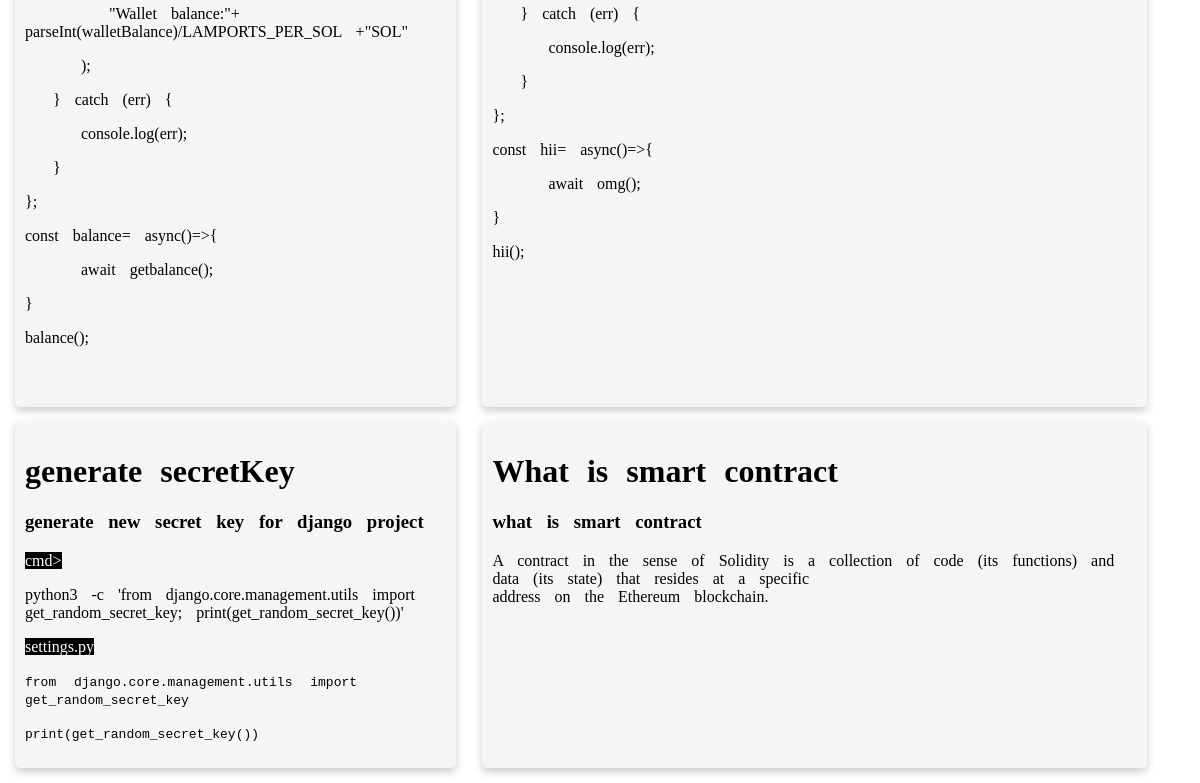
Before: / (lower part) with the older database file.
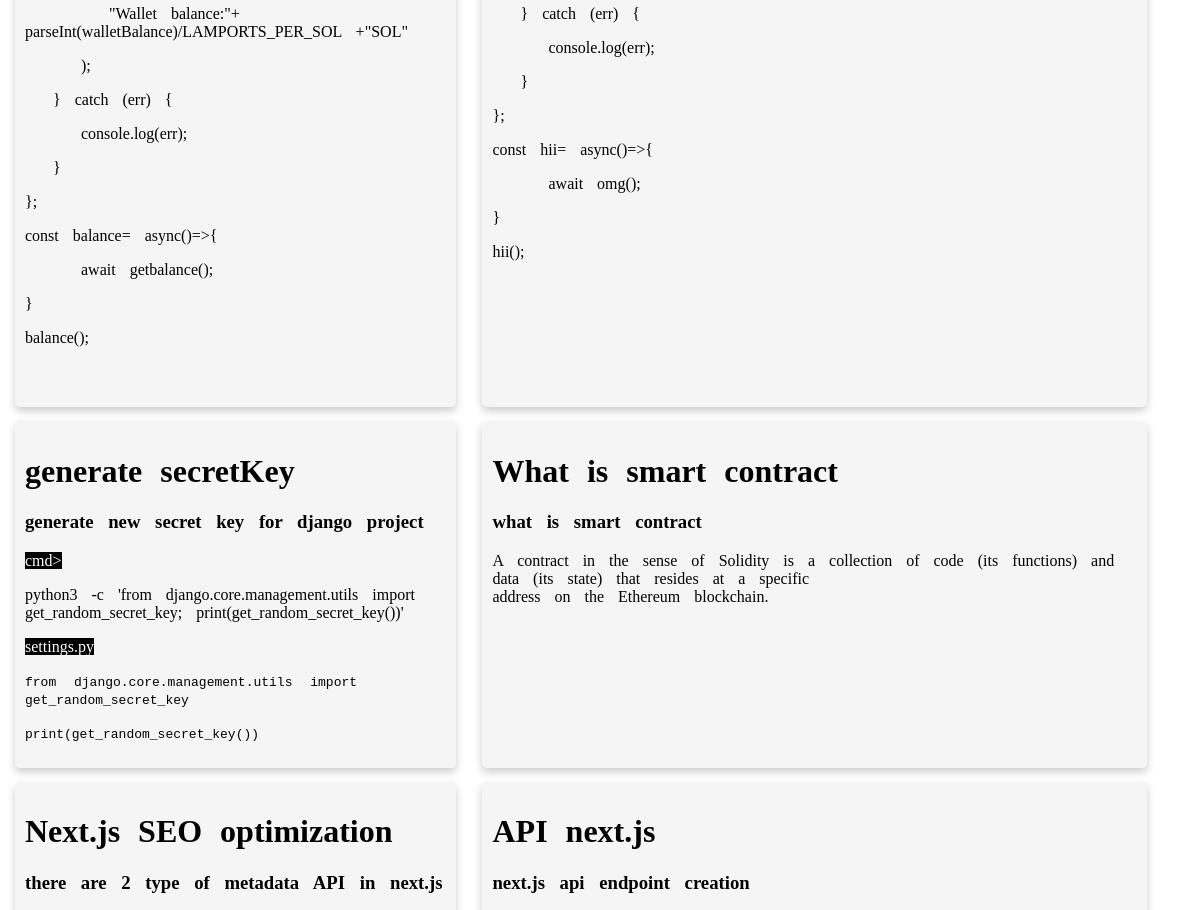
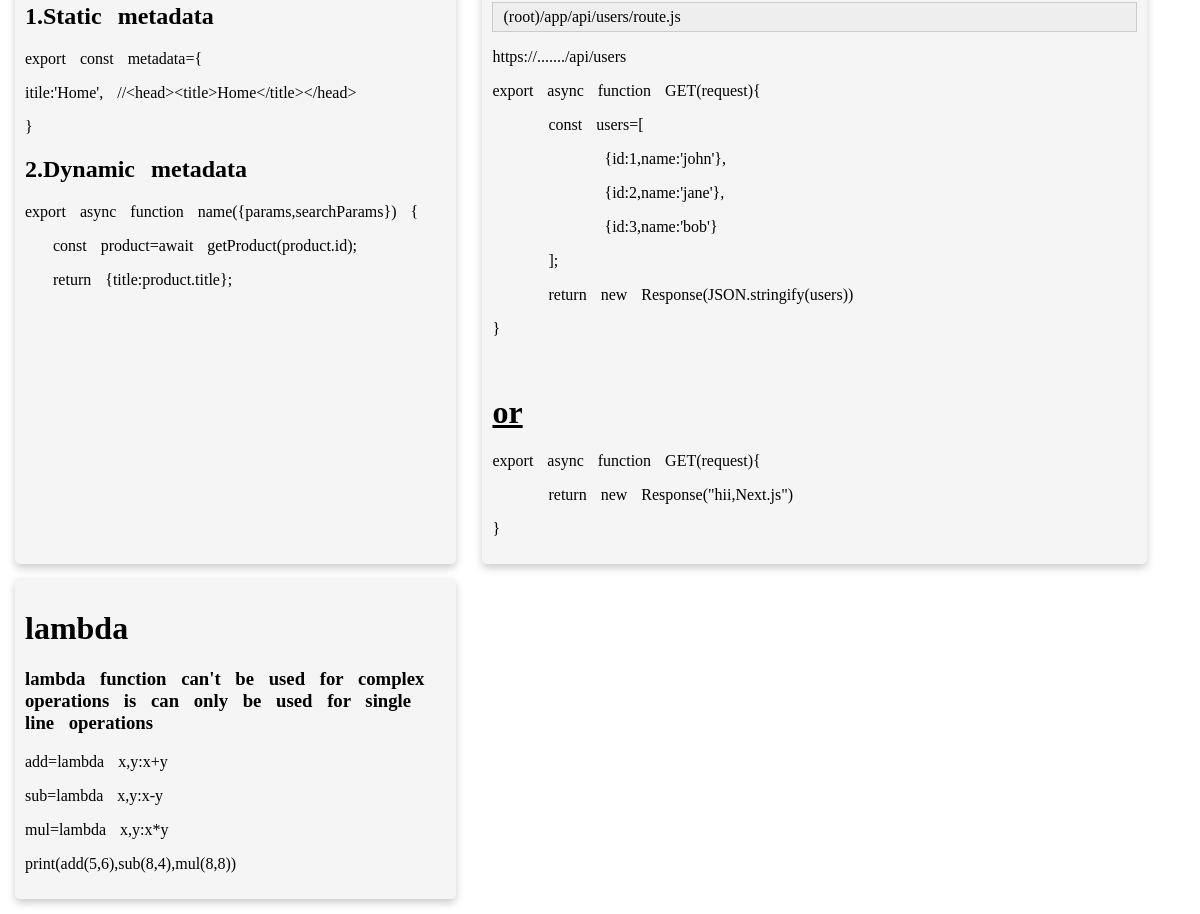
After: the same page with the newer database file (2 pictures, top to bottom).
### dataset/models.py (models this page shows, shortened)
class sample(models.Model):
    topic=models.CharField(max_length=100)
    language=models.CharField(max_length=50,choices=language_choice,default="solidity")
    discription=models.TextField()
    information=RichTextField()

### dataset/views.py (the view)
# urls.py: 2. Add a URL to urlpatterns:  path('', views.home, name='home')
def home(request):
    data=sample.objects.all()
    return render(request,'home.html',{"data":data})

### templates/home.html (shortened to what this page needs)
<!DOCTYPE html>
<html lang="en">
<head>
</head>
<body>
    <div id="divide">
    {% for data in data %}
    <div id="dataset">
        <h1>{{data.topic}}</h1>
    <h3>{{data.discription}}</h3>
    {{data.information |safe}}
</div>
    {% endfor %}
</div>
</body>
</html>

### templates/home.html (style rules this page uses)
#divide { display: grid; grid-template-columns: auto auto ; word-spacing: 10px; }
#dataset { background-color: whitesmoke; width: 90%; padding: 10px; border-radius: 5px; margin: 7px; cursor: pointer; box-shadow: 0 4px 8px 0 rgba(0, 0, 0, 0.2); transition: 0.3s; }

Changed rows visible on the page:
added sample: topic "Next.js SEO optimization", discription "there are 2 type of metadata API in next.js", information "1.Static metadata export const metadata={ itile:'Home', //<head><title>Home</title></head> } 2.Dynamic metadata export async function name({params,searchParams}) { const product=await getProduct(product.id); return {title:product.title};"
added sample: topic "API next.js", discription "next.js api endpoint creation", information "(root)/app/api/users/route.js https://......./api/users export async function GET(request){ const users=[ {id:1,name:'john'}, {id:2,name:'jane'}, {id:3,name:'bob'} ]; return new Response(JSON.stringify(users)) } or export async function GET(request){ return new Response(\"hii,Next.js\") }"
added sample: topic "lambda", discription "lambda function can't be used for complex operations is can only be used for single line operations", information "add=lambda x,y:x+y sub=lambda x,y:x-y mul=lambda x,y:x*y print(add(5,6),sub(8,4),mul(8,8))"
